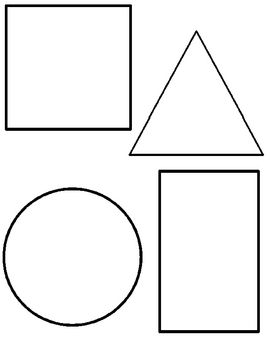
#> input picture Resources/shapes.png, 270 x 350 px
$ python chapter8.py
#> lines starting #> are read from the running program, lines starting #| are printed output that depends on the picture; after the words box and inside, x2 and y2 are one past the last pixel; in counts of white or black regions, pixels touching at a corner belong together
### other/stackImages.py
import cv2
import numpy as np
def StackImage(scale,imgArr):
    rows = len(imgArr)
    cols = len(imgArr[0])
    rowsAvail = isinstance(imgArr[0],list)
    width = imgArr[0][0].shape[1]
    height = imgArr[0][0].shape[0]
    if rowsAvail:
        for x in range(0,rows):
            for y in range(0,cols):
                if imgArr[x][y].shape[:2] == imgArr[0][0].shape[:2]:
                    imgArr[x][y] = cv2.resize(imgArr[x][y],(0,0),None,scale,scale)
                else:
                    imgArr[x][y] = cv2.resize(imgArr[x][y], (imgArr[0][0].shape[1],imgArr[0][0].shape[0]), None, scale, scale)
                if len(imgArr[x][y].shape) == 2:
                    imgArr[x][y] = cv2.cvtColor(imgArr[x][y],cv2.COLOR_GRAY2BGR)
        imgblank = np.zeros((height,width),np.uint8)
        hor = [imgblank]*rows
        hor_con = [imgblank]*rows
        for x in range(0,rows):
            hor[x]=np.hstack(imgArr[x])
        ver = np.vstack(hor)
    else:
        for x in range(0,rows):
            if imgArr[x].shape[:2] == imgArr[0].shape[:2]:
                imgArr[x] = cv2.resize(imgArr[x],(0,0),None,scale,scale)
            else:
                imgArr[x] = cv2.resize(imgArr[x], (imgArr[0].shape[1], imgArr[0].shape[0]), None, scale, scale)
            if len(imgArr[0].shape)==2:
                imgArr[x]=cv2.cvtColor(imgArr[x],cv2.COLOR_GRAY2BGR)
        hor = np.hstack(imgArr)
        ver=hor
    return ver

### chapter8.py
import cv2
import numpy as np
from other import stackImages as SI
def getcontour(img):
    contour, hierarchy = cv2.findContours(img,cv2.RETR_EXTERNAL,cv2.CHAIN_APPROX_NONE)
    for cnt in contour:
        area = cv2.contourArea(cnt)
        if(area>500):
            peri = cv2.arcLength(cnt,True)
            approx = cv2.approxPolyDP(cnt,0.02*peri,True)
            print(len(approx))
            objlen = len(approx)
            x,y,w,h = cv2.boundingRect(approx)
            if objlen==3:objname="Tri"
            elif objlen==4:
                aspectratio = w/float(h)
                if aspectratio>0.95 and aspectratio<1.05:
                    objname="Square"
                else:
                    objname="Rect"
            elif objlen >5:objname="Circle"
            else:objname="None"
            cv2.rectangle(imgContour,(x,y),(x+w,y+h),(255,0,0),2)
            cv2.putText(imgContour,objname,((x+(w//2)-10),(y+(h//2)-10)),cv2.FONT_HERSHEY_COMPLEX,0.6,(0,0,255))

img = cv2.imread("Resources/shapes.png")
#> img is the input picture: shape (350, 270, 3); min 0, max 255, mean 241.8
imgContour = img.copy()
imgGray = cv2.cvtColor(img,cv2.COLOR_BGR2GRAY)
imgBlur = cv2.GaussianBlur(imgGray,(7,7),1)
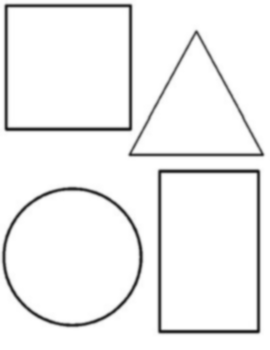
#> imgBlur: shape (350, 270); min 29, max 255, mean 241.9
imgCanny = cv2.Canny(imgBlur,50,50)
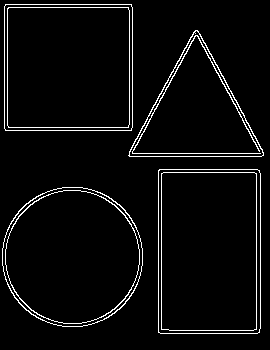
#> imgCanny: shape (350, 270); 4.2% white in thin lines or dots
imageblank = np.zeros_like(img)
getcontour(imgCanny)
#> in getcontour, `contour, hierarchy = cv2.findContours(img,cv2.RETR_EXTERNAL,cv2.CHAIN_..`: contour = 4 contours; box (x1, y1, x2, y2) and area: (158, 169, 261, 334) 16715, (4, 4, 133, 131) 16120, (2, 187, 143, 327) 15417, (128, 30, 264, 157) 8980
#> the loop in getcontour, `for cnt in contour:` made 4 passes
#> (area, peri, approx, objlen, x, y, w, h) on passes 2, 4: (16715, 528.5, [[159, 169], [158, 332], [259, 332], [259, 170]], 4, 158, 169, 102, 164), (16120, 505.7, [[5, 4], [5, 130], [131, 130], [131, 4]], 4, 5, 4, 127, 127)
#> (area, peri, approx, objlen, x, y, w, h) on pass 3: (8979.5, 442.9, [[195, 30], [128, 155], [263, 155]], 3, 128, 30, 136, 126)
#| 8
#| 4
#| 3
#| 4
#> after the loop in getcontour, `for cnt in contour:`:
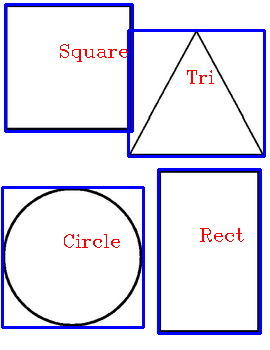
#> imgContour: shape (350, 270, 3); 7.4% of pixels changed, all inside (x1, y1, x2, y2) = (1, 3, 266, 335)
imgstack = SI.StackImage(0.8,([img,imgGray,imgBlur],[imgCanny,imgContour,imageblank]))
#> after the loop in StackImage, `for x in range(0,rows):`: hor = 2 items
#> in StackImage, `ver = np.vstack(hor)`:
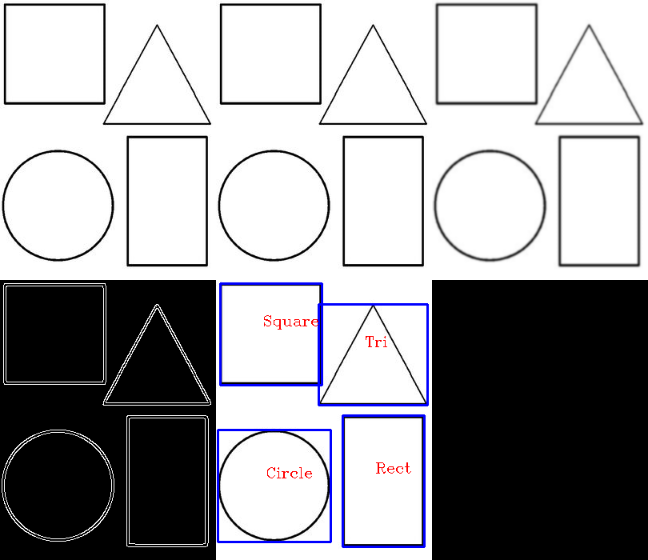
#> ver: shape (560, 648, 3); mean of channels 0, 1, 2 163.4, 160.5, 160.8; drawn as B, G, R
cv2.imshow("Stacked Image",imgstack)
cv2.waitKey(0)
